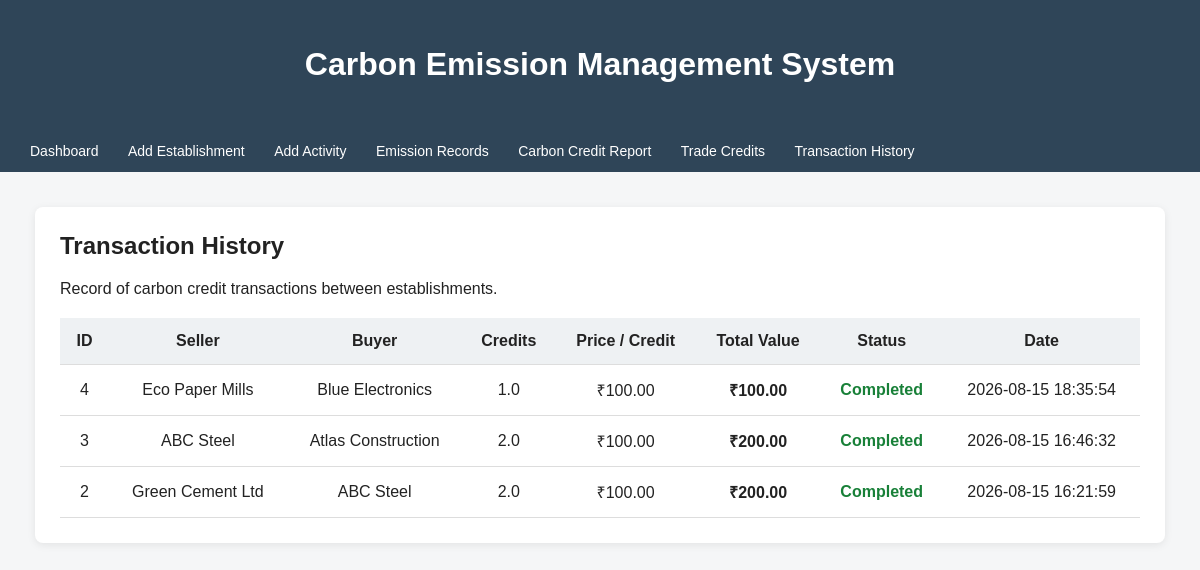
The app's page /transactions, older data.
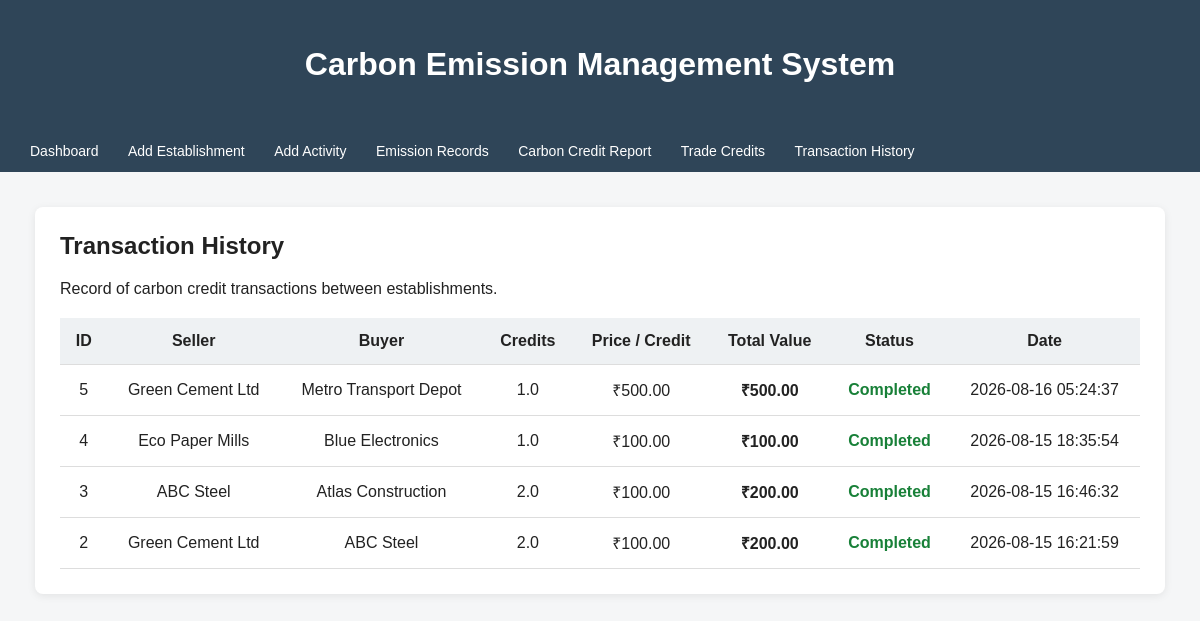
The same page, newer data.
### tables this page shows
CREATE TABLE Credit_Transaction (transaction_id INTEGER PRIMARY KEY AUTOINCREMENT, seller_est_id INTEGER NOT NULL, buyer_est_id INTEGER NOT NULL, credit_amount REAL NOT NULL CHECK(credit_amount > 0), price_per_credit REAL NOT NULL CHECK(price_per_credit >= 0), total_amount REAL NOT NULL CHECK(total_amount >= 0), status TEXT NOT NULL DEFAULT 'Completed', created_at TEXT DEFAULT CURRENT_TIMESTAMP, FOREIGN KEY(seller_est_id) REFERENCES Establishment(est_id), FOREIGN KEY(buyer_est_id) REFERENCES Establishment(est_id), CHECK(seller_est_id <> buyer_est_id));

CREATE TABLE Establishment (    est_id INTEGER PRIMARY KEY AUTOINCREMENT,    est_name TEXT NOT NULL,    est_type TEXT,    location TEXT);

### app.py (the view)
@app.route("/transactions")
def transactions():
    conn = get_db()
    transactions = conn.execute("""
        SELECT ct.transaction_id,
               s.est_name AS seller,
               b.est_name AS buyer,
               ct.credit_amount,
               ct.price_per_credit,
               ct.total_amount,
               ct.status,
               ct.created_at
        FROM Credit_Transaction ct
        JOIN Establishment s ON ct.seller_est_id = s.est_id
        JOIN Establishment b ON ct.buyer_est_id = b.est_id
        ORDER BY ct.created_at DESC
    """).fetchall()
    conn.close()
    return render_template("transactions.html", transactions=transactions)

### app.py (called while the page is built)
def get_db():
    conn = sqlite3.connect("cc.db")
    conn.row_factory = sqlite3.Row
    return conn

### templates/transactions.html (shortened to what this page needs)
<!DOCTYPE html>
<html lang="en">
<head>
</head>
<body>
<header>
    <h1>Carbon Emission Management System</h1>
</header>
<nav>
    <a href="/">Dashboard</a>
    <a href="/add_establishment">Add Establishment</a>
    <a href="/add_activity">Add Activity</a>
    <a href="/emission_records">Emission Records</a>
    <a href="/carbon_credit_report">Carbon Credit Report</a>
    <a href="/trade">Trade Credits</a>
    <a href="/transactions">Transaction History</a>
</nav>
<div class="container">
    <h2>Transaction History</h2>
    <p>Record of carbon credit transactions between establishments.</p>
    <table>
        <thead>
            <tr>
                <th>ID</th>
                <th>Seller</th>
                <th>Buyer</th>
                <th>Credits</th>
                <th>Price / Credit</th>
                <th>Total Value</th>
                <th>Status</th>
                <th>Date</th>
            </tr>
        </thead>
        <tbody>
            {% for transaction in transactions %}
            <tr>
                <td>{{ transaction.transaction_id }}</td>
                <td>{{ transaction.seller }}</td>
                <td>{{ transaction.buyer }}</td>
                <td>{{ transaction.credit_amount }}</td>
                <td>₹{{ "%.2f"|format(transaction.price_per_credit) }}</td>
                <td class="amount">
                    ₹{{ "%.2f"|format(transaction.total_amount) }}
                </td>
                <td class="completed">
                    {{ transaction.status }}
                </td>
                <td>{{ transaction.created_at }}</td>
            </tr>
            {% else %}
            <tr>
                <td colspan="8">No transactions found.</td>
            </tr>
            {% endfor %}
        </tbody>
    </table>
</div>
</body>
</html>

### templates/transactions.html (style rules this page uses)
body { font-family: Arial, sans-serif; margin: 0; background: #f5f6f7; color: #222; }
header { background: #2f4558; color: white; padding: 25px; text-align: center; }
nav { background: #2f4558; padding: 12px 30px; }
nav a { color: white; text-decoration: none; margin-right: 25px; font-size: 14px; }
.container { width: 90%; margin: 35px auto; background: white; padding: 25px; border-radius: 8px; box-shadow: 0 2px 8px rgba(0,0,0,0.08); }
h2 { margin-top: 0; }
table { width: 100%; border-collapse: collapse; margin-top: 20px; }
th, td { padding: 14px; border-bottom: 1px solid #ddd; text-align: center; }
th { background: #eef1f3; }
.completed { color: #188038; font-weight: bold; }
.amount { font-weight: bold; }

Row changes from the older to the newer data that the page shows:
added Credit_Transaction: price_per_credit "500.00", total_amount "500.00"
